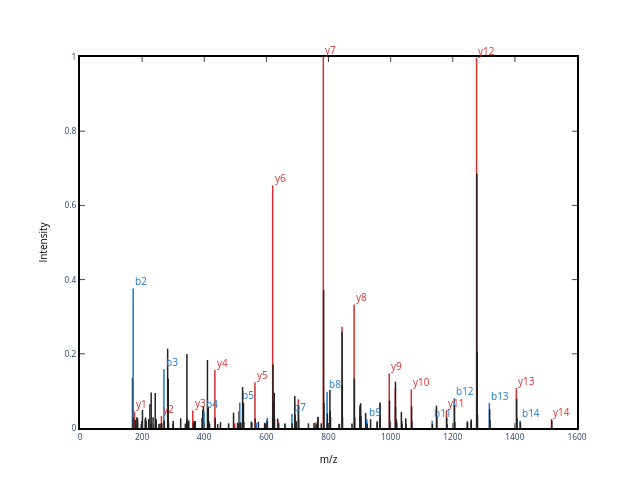

Here is the notebook cell this chart was saved with:
### Code cell
import importlib
# import LoadSpectra as load_spectra_module
import SpectrumWithTransformations as swt_module
from spectrum_utils.proforma import Modification

importlib.reload(swt_module)
# LoadSpectra = importlib.reload(load_spectra_module).LoadSpectra

#Example with Scan 8090
mod_1 = Modification(  
    mass = 0.9848,
    position = 4,
    label = 'Deamidation'
)
modifications_list = [mod_1]

ms2_tester = get_SWT_object(
    mzml_path='04-17-23_CA_Tryp_HCD_10min_CLEAN-calib.mzML',
    scan_number = 8090,
    full_sequence = 'AVVQ[Deamidated]DPALKPLALVYGEATSR',
)

plot_MS2(ms2_tester)
